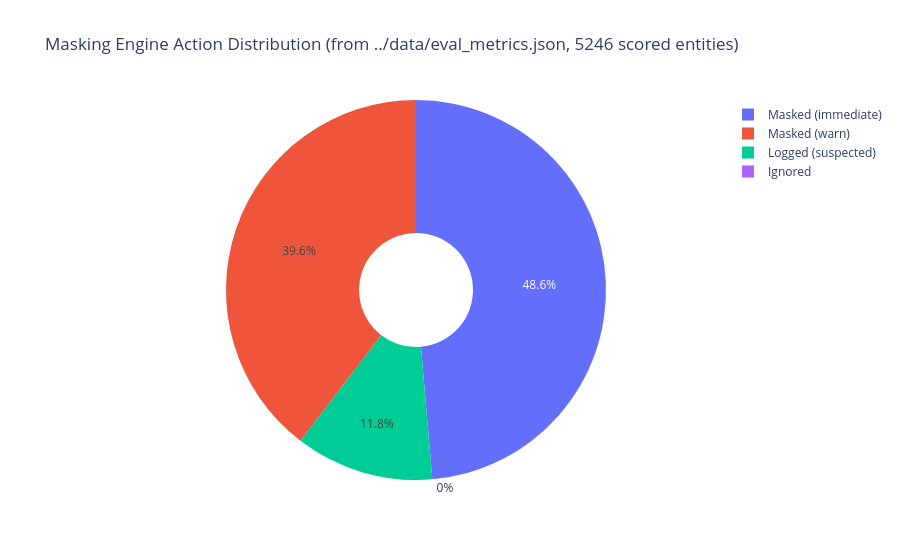

Source (notebook cell):
### Markdown cell above
## Section 10 — Usage Analytics Chart

Real numbers from the regex+scorer pipeline's own evaluation run (`evaluate.py` → `data/eval_metrics.json`'s `action_distribution`), not simulated placeholder data.

### Code cell
import plotly.graph_objects as go

_METRICS_CANDIDATES = [
    '../data/eval_metrics.json',
    'data/eval_metrics.json',
    'masking_engine/data/eval_metrics.json',
]
_metrics_path = next((p for p in _METRICS_CANDIDATES if os.path.exists(p)), None)
if _metrics_path is None:
    print('eval_metrics.json not found — run evaluate.py first. Skipping chart.')
else:
    with open(_metrics_path, encoding='utf-8') as f:
        _metrics = json.load(f)
    dist = _metrics['action_distribution']
    labels = ['Masked (immediate)', 'Masked (warn)', 'Logged (suspected)', 'Ignored']
    values = [dist.get('mask_immediate', 0), dist.get('mask_warn', 0),
              dist.get('log_suspected', 0), dist.get('ignore', 0)]
    fig = go.Figure(data=[go.Pie(labels=labels, values=values, hole=.3)])
    fig.update_layout(
        title_text=f"Masking Engine Action Distribution (from {_metrics_path}, "
                    f"{sum(values)} scored entities)"
    )
    fig.show()

### Figure 1 — Plotly figure (JSON) as saved in the notebook; plotly's stock layout.template omitted (floating-point values rounded to 4 significant figures)
{"data": [{"hole": 0.3, "labels": ["Masked (immediate)", "Masked (warn)", "Logged (suspected)", "Ignored"], "type": "pie", "values": [2551, 2077, 618, 0]}], "layout": {"title": {"text": "Masking Engine Action Distribution (from ../data/eval_metrics.json, 5246 scored entities)"}}}
